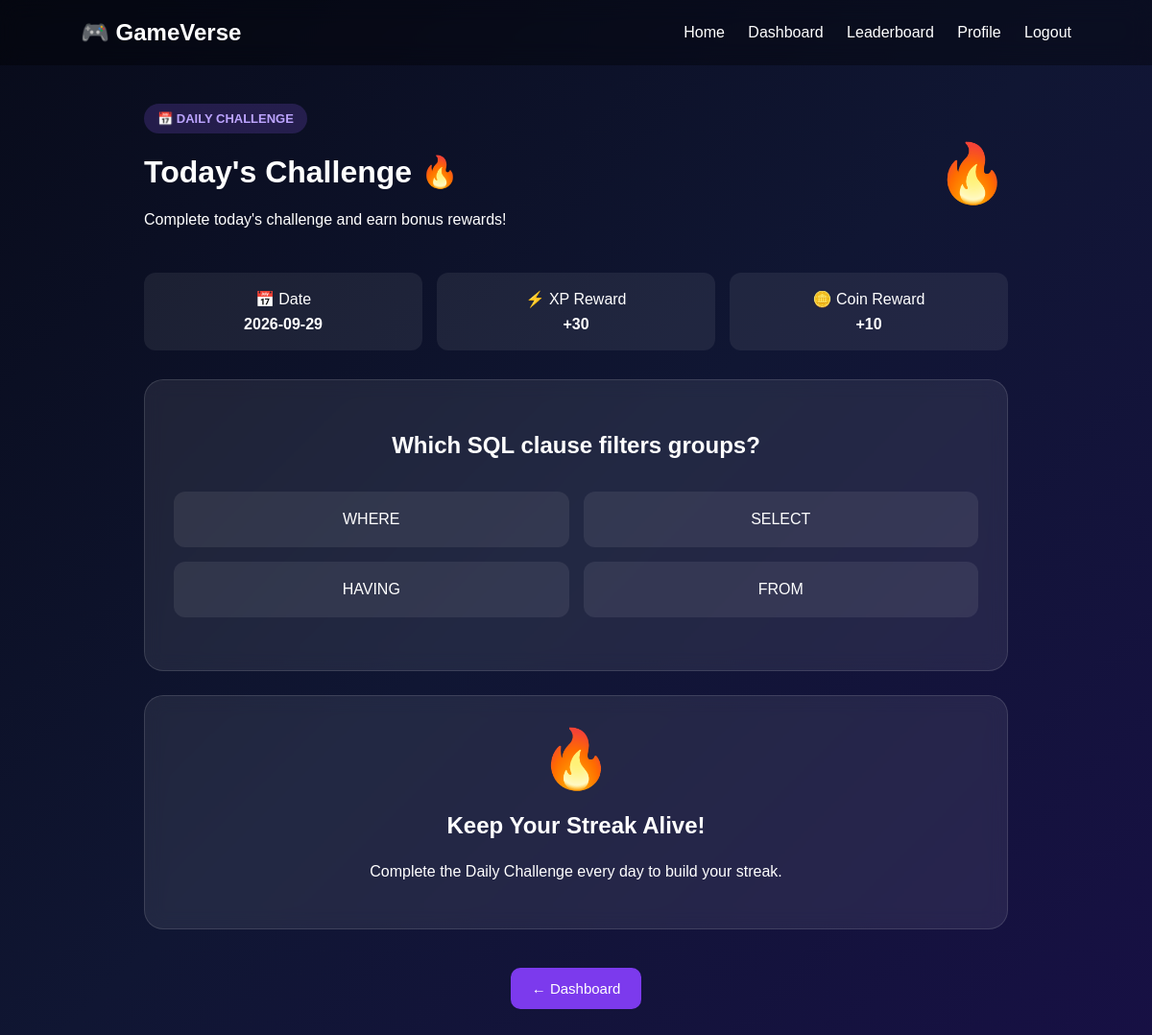
The app's page /daily-challenge (signed in) with its own data.
### tables this page shows
CREATE TABLE daily_challenges (

            id INTEGER PRIMARY KEY AUTOINCREMENT,

            challenge_date TEXT UNIQUE NOT NULL,

            question TEXT NOT NULL,

            option1 TEXT NOT NULL,

            option2 TEXT NOT NULL,

            option3 TEXT NOT NULL,

            option4 TEXT NOT NULL,

            answer INTEGER NOT NULL,

            xp_reward INTEGER DEFAULT 30,

            coin_reward INTEGER DEFAULT 10

        );

### app.py (the view)
@app.route("/daily-challenge")
def daily_challenge():
    if "user_id" not in session:
        return redirect("/login")
    conn = get_db()
    challenge = conn.execute(
        """
        SELECT *

        FROM daily_challenges

        WHERE challenge_date = ?
        """,
        (date.today().isoformat(),)
    ).fetchone()
    completed = conn.execute(
        """
        SELECT *

        FROM daily_completions

        WHERE user_id = ?

        AND challenge_id = ?
        """,
        (
            session["user_id"],
            challenge["id"]
        )
    ).fetchone()
    conn.close()
    return render_template(
        "daily_challenge.html",
        challenge=challenge,
        completed=completed
    )

### app.py (called while the page is built)
def get_db():
    conn = sqlite3.connect("gameverse.db")
    conn.row_factory = sqlite3.Row
    return conn

### templates/daily_challenge.html (shortened to what this page needs)
{% extends "base.html" %}
{% block content %}
<div class="quiz-container">
    <div class="quiz-header">
        <div>
            <div class="badge">
                📅 DAILY CHALLENGE
            </div>
            <h1>
                Today's Challenge 🔥
            </h1>
            <p>
                Complete today's challenge and earn bonus rewards!
            </p>
        </div>
        <div class="big-icon">
            🔥
        </div>
    </div>
    {% if completed %}
        <!-- =========================
             ALREADY COMPLETED
        ========================== -->
        <div class="question-card">
            <div class="badge">
                ✅ COMPLETED
            </div>
            <h1>
                Daily Challenge Completed! 🎉
            </h1>
            <p>
                You have already completed today's
                challenge.
            </p>
            <p>
                Come back tomorrow for a new challenge!
            </p>
            <div class="big-icon">
                🔥
            </div>
            <a
                href="/dashboard"
                class="btn">
                ← Back to Dashboard
            </a>
        </div>
    {% else %}
        <div class="quiz-info">
            <div>
                📅 Date
                <strong>
                    {{ challenge["challenge_date"] }}
                </strong>
            </div>
            <div>
                ⚡ XP Reward
                <strong>
                    +{{ challenge["xp_reward"] }}
                </strong>
            </div>
            <div>
                🪙 Coin Reward
                <strong>
                    +{{ challenge["coin_reward"] }}
                </strong>
            </div>
        </div>
        <div class="question-card">
            <h2>
                {{ challenge["question"] }}
            </h2>
            <div class="options">
                <button
                    class="option"
                    onclick="submitAnswer(0, this)">
                    {{ challenge["option1"] }}
                </button>
                <button
                    class="option"
                    onclick="submitAnswer(1, this)">
                    {{ challenge["option2"] }}
                </button>
                <button
                    class="option"
                    onclick="submitAnswer(2, this)">
                    {{ challenge["option3"] }}
                </button>
                <button
                    class="option"
                    onclick="submitAnswer(3, this)">
                    {{ challenge["option4"] }}
                </button>
            </div>
        </div>
        <div class="game-card"
             style="margin-top:25px; text-align:center;">
            <div class="big-icon">
                🔥
            </div>
            <h2>
                Keep Your Streak Alive!
            </h2>
            <p>
                Complete the Daily Challenge every day
                to build your streak.
            </p>
        </div>
    {% endif %}
    <div style="text-align:center; margin-top:25px;">
        <a
            href="/dashboard"
            class="btn">
            ← Dashboard
        </a>
    </div>
</div>
{% endblock %}

### templates/static/style.css (style rules this page uses)
* { box-sizing: border-box; }
body { margin: 0; font-family: Arial, sans-serif; background: linear-gradient( 135deg, #080b1a, #101633, #171044 ); color: white; min-height: 100vh; }
.btn { display: inline-block; border: none; text-decoration: none; background: #7c3aed; color: white; padding: 13px 22px; border-radius: 10px; cursor: pointer; font-size: 15px; margin-top: 15px; transition: 0.3s; }
.badge { display: inline-block; padding: 8px 14px; border-radius: 20px; background: rgba(139, 92, 246, 0.2); color: #bca4ff; font-size: 13px; font-weight: bold; }
.game-card, .form-card, .question-card, .welcome-card, .stat-card, .game-option, .leaderboard-card { background: rgba(255, 255, 255, 0.08); border: 1px solid rgba(255, 255, 255, 0.12); border-radius: 20px; padding: 30px; backdrop-filter: blur(10px); }
.game-card { text-align: center; }
.game-icon, .player-icon, .big-icon { font-size: 60px; }
.quiz-container { max-width: 900px; margin: auto; }
.quiz-header { display: flex; justify-content: space-between; align-items: center; }
.quiz-info { display: grid; grid-template-columns: repeat(3, 1fr); gap: 15px; margin: 30px 0; }
.quiz-info div { background: rgba(255, 255, 255, 0.07); padding: 18px; border-radius: 12px; text-align: center; }
.quiz-info strong { display: block; margin-top: 8px; }
.question-card { text-align: center; }
.question-card h2 { line-height: 1.5; }
.options { display: grid; grid-template-columns: 1fr 1fr; gap: 15px; margin-top: 30px; }
.option { padding: 18px; border-radius: 12px; border: 2px solid transparent; background: rgba(255, 255, 255, 0.08); color: white; cursor: pointer; font-size: 16px; transition: 0.3s; }
.game-card p { line-height: 1.7; }

### records on screen
daily_challenges: challenge_date "2026-09-29", xp_reward "30", coin_reward "10", question "Which SQL clause filters groups?", option1 "WHERE", option2 "SELECT", option3 "HAVING", option4 "FROM"
